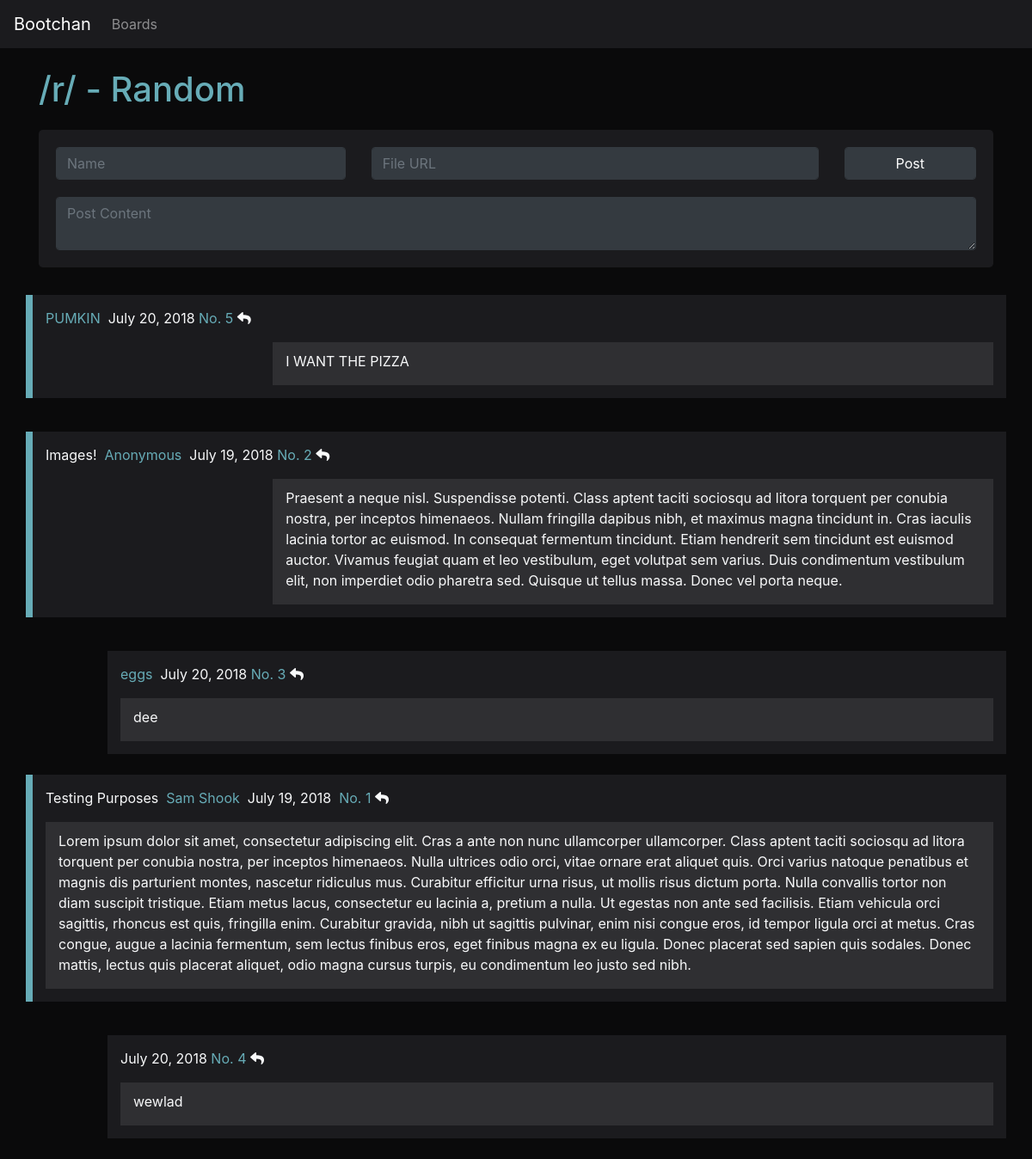
The app's page /boards/r/, older data.
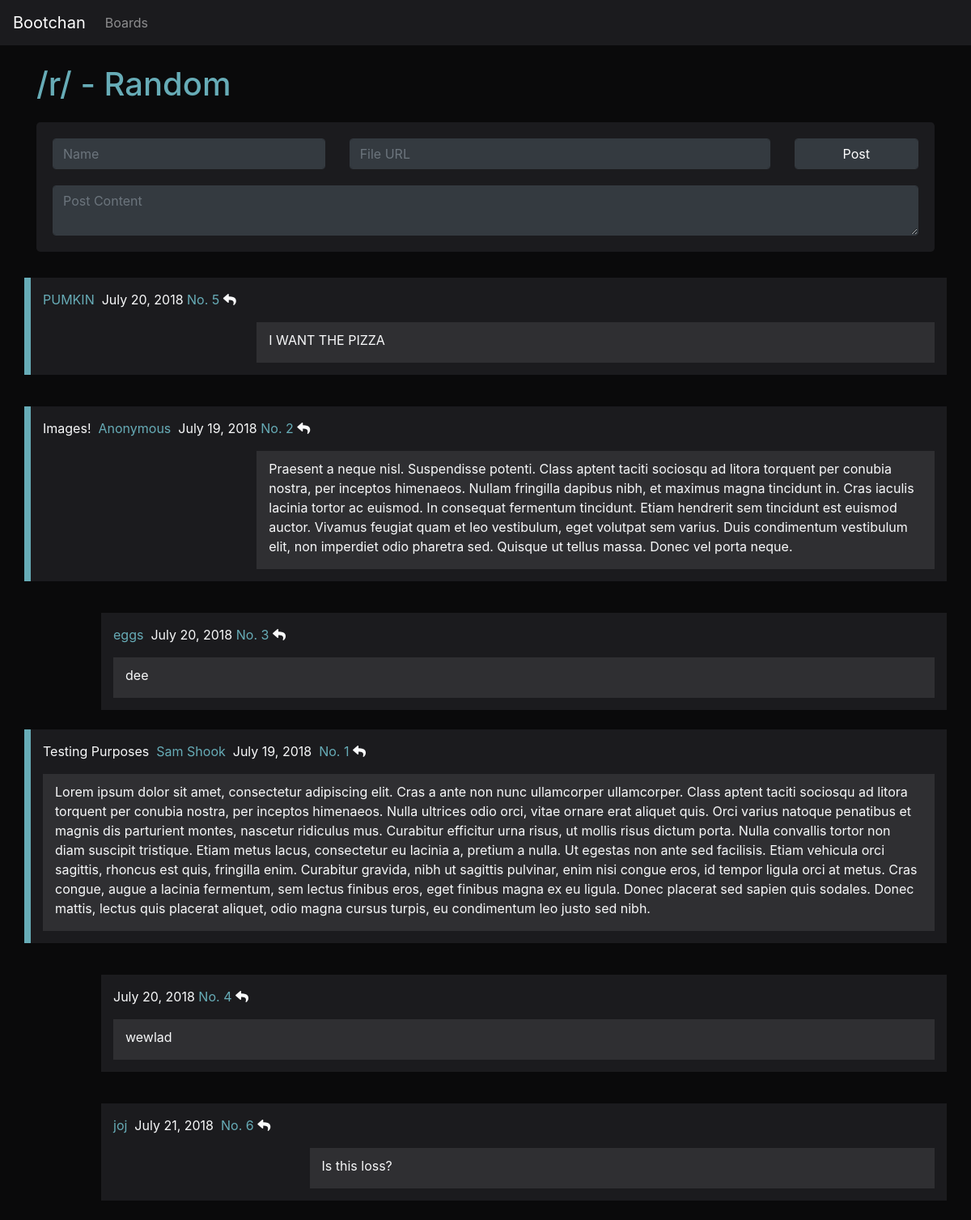
The same page, newer data.
### main/models.py (models this page shows)
class Post(models.Model):
    postid = models.PositiveIntegerField()
    postcontent = models.CharField(max_length=1024)
    postimg = models.URLField(blank=True)
    postauthor = models.CharField(max_length=16, default="Anonymous")
    posttitle = models.CharField(max_length=32, blank=True)
    posttime = models.DateField(default=datetime.date.today, blank=True)
    postboard = models.CharField(default="r", max_length=32)
    postparent = models.PositiveIntegerField(default=0)

### main/views.py (the view, shortened to what this page needs)
# urls.py: path('boards/<str:board>/', views.boards),
def boards(request, board="r"):
    posts = models.Post.objects.filter(postboard=board).order_by("-postid")[:100]
    replies = []
    for o in posts:
        temp = tuple(models.Post.objects.filter(postparent=o.postid))
        for x in temp:
            replies.append(x)
    boardscontext = {"posts":posts, "board":board, "boardtopic":models.Board.objects.get(boardname=board).boardtopic, "replies":replies}
    models.Board.objects.get(boardname=board).boardposts = len(models.Post.objects.filter(postboard=board))
    models.Board.objects.get(boardname=board).save()
    return render(request, "board.html", boardscontext)

### main/templates/board.html (shortened to what the changed rows need)
<!DOCTYPE html>
<html lang="en" dir="ltr">
<head>
  <link rel="stylesheet" href="https://stackpath.bootstrapcdn.com/bootstrap/4.1.1/css/bootstrap.min.css">
  <link rel="stylesheet" href="https://use.fontawesome.com/releases/v5.1.1/css/all.css">
</head>
<body style="background-color: #0a0a0b;">
  <br>
  <div class="container">
    <h1 style="color:#67acb7; padding-bottom: 15px">/{{ board }}/ - {{ boardtopic }}</h1>
  </div>
  {% for post in posts %}
    {% if not post.postparent %}
      {% if post.postimg %}
  <div class="container" id="body{{post.postid}}" style="background-color:#1b1b1e; border-left: 0.5rem solid #67acb7; margin-top: 15px">
    <div class="metatext text-light">
      <p style="padding-top: 15px;">{% if post.posttitle %}{{ post.posttitle }}&nbsp;{% endif %}{% if post.postauthor %}
        <span style="color: #67acb7">{{post.postauthor}}</span>&nbsp;&nbsp;{% endif %}{{post.posttime}}&nbsp;<a style="color:#67acb7" title="Reply" href="reply/{{ post.postid }}/">No. {{ post.postid }}</a> <i class="fas fa-reply" onclick="quickReply('body{{post.postid}}')"></i></p>
    </div>
    <div class="row text-light" style="padding-bottom: 15px; padding-right: 15px;">
      <div class="col-sm-3">
      </div>
      <div class="col-sm-9 flex-container" style="display: flex; align-items: top; background-color: #2f2f32">
        <p style="margin-top: 10px"> {{ post.postcontent }} </p>
      </div>
    </div>
  </div>
  <br>
    {% else %}
  <div class="container" id="body{{post.postid}}" style="background-color:#1b1b1e; border-left: 0.5rem solid #67acb7;">
    <div class="metatext text-light">
      <p style="padding-top: 15px;">{% if post.posttitle %}{{ post.posttitle }}&nbsp;{% endif %}{% if post.postauthor %}
        <span style="color: #67acb7">{{post.postauthor}}</span>&nbsp;&nbsp;{% endif %}{{post.posttime}}&nbsp;<a style="color:#67acb7" title="Reply" href="reply/{{ post.postid }}/">  No. {{ post.postid }} </a><i class="fas fa-reply" onclick="quickReply('body{{post.postid}}')"></i></p>
    </div>
    <div class="row text-light" style="padding-left: 15px; padding-bottom: 15px; padding-right: 15px;">
      <div class="col-sm-12 flex-container" style="display: flex; align-items: top; background-color: #2f2f32">
        <p style="margin-top: 10px"> {{ post.postcontent }} </p>
      </div>
    </div>
  </div>
  <br>
    {% endif %}
  {% endif %}
    {% for reply in replies %}
      {% if reply.postparent == post.postid %}
        {% if reply.postimg %}
        <div class="container">
          <div class="row">
            <div class="col-sm-1"></div>
            <div class="col-sm-11" id="body{{reply.postid}}" style="background-color:#1b1b1e;  margin-top: 15px">
              <div class="metatext text-light">
                <p style="padding-top: 15px;">{% if reply.posttitle %}{{ reply.posttitle }}&nbsp;{% endif %}{% if reply.postauthor %}
                  <span style="color: #67acb7">{{reply.postauthor}}</span>&nbsp;&nbsp;{% endif %}{{reply.posttime}}&nbsp;<a style="color:#67acb7" title="Reply" href="">  No. {{ reply.postid }} </a><i class="fas fa-reply" onclick="quickReply('body{{reply.postid}}')"></i></p>
              </div>
              <div class="row text-light" style="padding-bottom: 15px; padding-right: 15px;">
                <div class="col-sm-3">
                </div>
                <div class="col-sm-9" style="display: flex; align-items: top; background-color: #2f2f32">
                  <p style="margin-top: 10px"> {{ reply.postcontent }} </p>
                </div>
              </div>
            </div>
          </div>
        </div>
        <br>
        {% else %}
        <div class="container">
          <div class="row">
            <div class="col-sm-1"></div>
            <div class="col-sm-11" id="body{{reply.postid}}" style="background-color:#1b1b1e; margin-top: 15px">
              <div class="metatext text-light">
                <p style="padding-top: 15px;">{% if reply.posttitle %}{{ reply.posttitle }}&nbsp;{% endif %}{% if reply.postauthor %}
                  <span style="color: #67acb7">{{reply.postauthor}}</span>&nbsp;&nbsp;{% endif %}{{reply.posttime}}&nbsp;<a style="color:#67acb7" title="Reply" href="">No. {{ reply.postid }} </a><i class="fas fa-reply" onclick="quickReply('body{{reply.postid}}')"></i></p>
              </div>
              <div class="row text-light" style="padding-left: 15px; padding-bottom: 15px; padding-right: 15px;">
                <div class="col-sm-12" style="display: flex; align-items: top; background-color: #2f2f32">
                  <p style="margin-top: 10px"> {{ reply.postcontent }} </p>
                </div>
              </div>
            </div>
          </div>
        </div>
        <br>
        {% endif %}
      {% endif %}
    {% endfor %}
  {% endfor %}
</body>
</html>

Row changes from the older to the newer data that the page shows:
added Post: postauthor "joj", posttime "July 21, 2018", postid "6", postcontent "Is this loss?", shown under "Testing Purposes"
